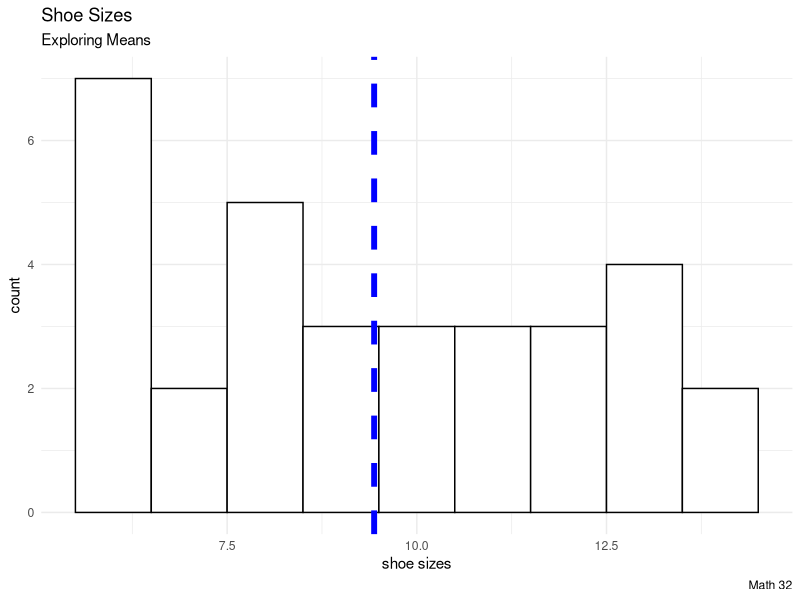
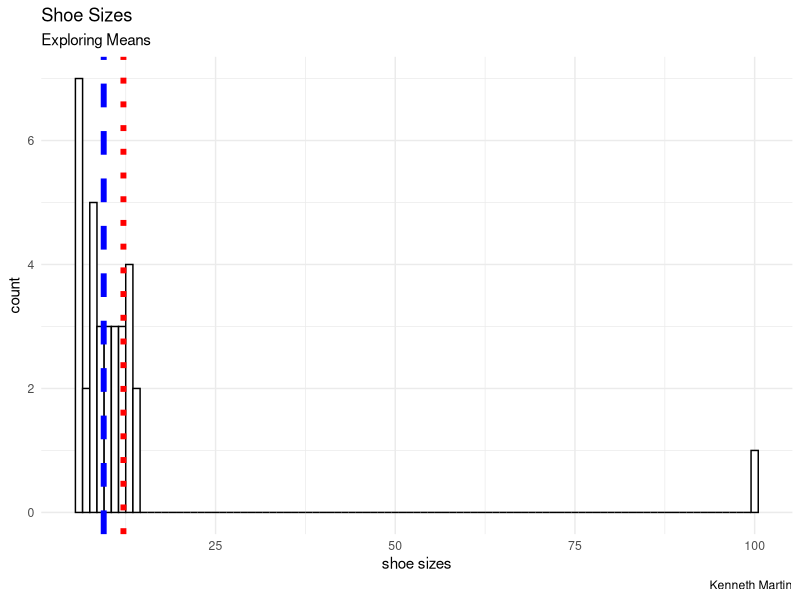
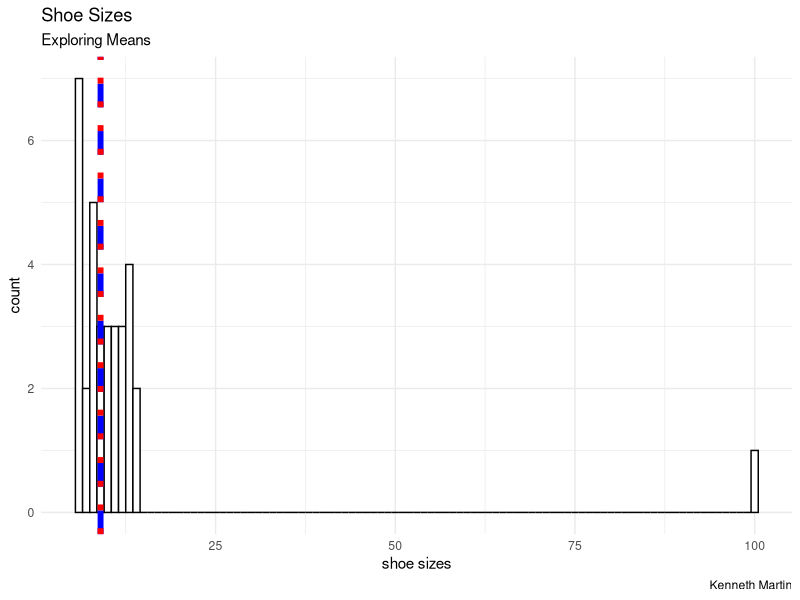

Source code (R) for these figures, in order:
## ---- chunk 1
library("ggplot2")

N <- 32 # Sample Size

shoe_sizes <- 6:14 # Set boundaries from 6 to 14
without_outlier <- sample(shoe_sizes, N, replace = TRUE) # Take a sample with replacement 
df_without_outlier <- data.frame(without_outlier) # Create dataframe

outlier <- 100 # init outlier value to 100
with_outlier <- c(without_outlier, outlier)
df_with_outlier <- data.frame(with_outlier)

ggplot(df_without_outlier, aes(x = without_outlier)) +
  geom_histogram(binwidth = 1, color = "black", fill = "white") +
  geom_vline(aes(xintercept = mean(without_outlier)),
             color = "blue", linetype = "dashed", size = 2) +
  labs(title = "Shoe Sizes", subtitle = "Exploring Means",
       caption = "Math 32", x = "shoe sizes") +
  theme_minimal() +
  theme(legend.position = "none")
## ---- chunk 2
ggplot(df_with_outlier, aes(x = with_outlier)) +
  geom_histogram(binwidth = 1, color = "black", fill = "white") +
  geom_vline(aes(xintercept = mean(without_outlier)),
             color = "blue", linetype = "dashed", size = 2) +
  geom_vline(aes(xintercept = mean(with_outlier)),
             color = "red", linetype = "dotted", size = 2) +
  labs(title = "Shoe Sizes", subtitle = "Exploring Means",
       caption = "Kenneth Martin", x = "shoe sizes") +
  theme_minimal() +
  theme(legend.position = "none")
## ---- chunk 3
ggplot(df_with_outlier, aes(x = with_outlier)) +
  geom_histogram(binwidth = 1, color = "black", fill = "white") +
  geom_vline(aes(xintercept = median(without_outlier)),
             color = "blue", linetype = "dashed", size = 2) +
  geom_vline(aes(xintercept = median(with_outlier)),
             color = "red", linetype = "dotted", size = 2) +
  labs(title = "Shoe Sizes", subtitle = "Exploring Means",
       caption = "Kenneth Martin", x = "shoe sizes") +
  theme_minimal() +
  theme(legend.position = "none")
## ---- chunk 4
mean(with_outlier) - mean(without_outlier)
median(with_outlier) - median(without_outlier)
